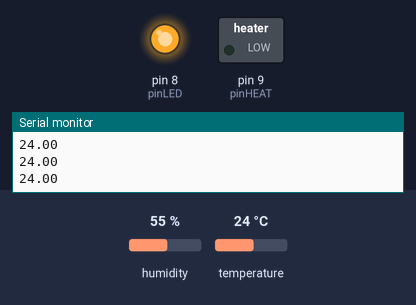
Bench run of a sketch on a simulated Arduino Uno, built with avr-gcc and run on an emulated ATmega328P. On the bench: switched loads named in the sketch (green lamp = pin HIGH), output pins drawn as LEDs (lit = HIGH), the last lines printed to the serial monitor. Inputs (shaded band) come from the test bench; at power-on: temperature 24 °C, humidity 55 %.

Above: at 2.8 s.
2.9 s: temperature set to 21 °C
5.6 s: temperature set to 18 °C
At 7.3 s:
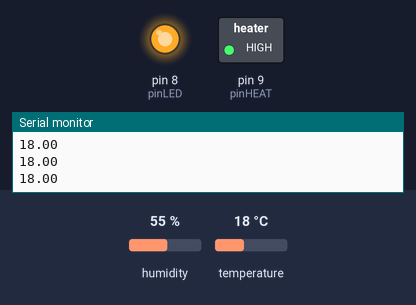
8.3 s: temperature set to 28 °C
At 10.9 s:
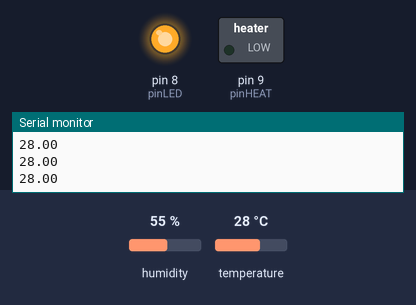
11.6 s: temperature set to 12 °C
At 13.3 s:
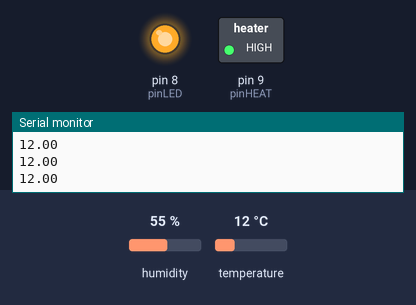
Timing chart, 0 to 14.8 s (numbered marks = the images above; inputs shaded):
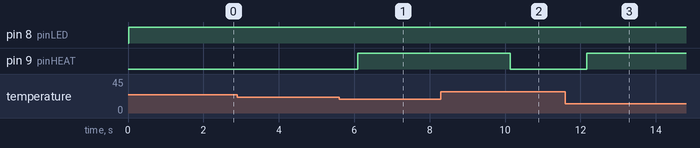

The sketch:

termometro.ino
```cpp
// Example testing sketch for various DHT humidity/temperature sensors
// Written by ladyada, public domain

// REQUIRES the following Arduino libraries:
// - DHT Sensor Library: https://github.com/adafruit/DHT-sensor-library
// - Adafruit Unified Sensor Lib: https://github.com/adafruit/Adafruit_Sensor

#include "DHT.h"

#define DHTPIN 2     // Digital pin connected to the DHT sensor
// Feather HUZZAH ESP8266 note: use pins 3, 4, 5, 12, 13 or 14 --
// Pin 15 can work but DHT must be disconnected during program upload.

// Uncomment whatever type you're using!
#define DHTTYPE DHT11   // DHT 11
//#define DHTTYPE DHT22   // DHT 22  (AM2302), AM2321
//#define DHTTYPE DHT21   // DHT 21 (AM2301)

// Connect pin 1 (on the left) of the sensor to +5V
// NOTE: If using a board with 3.3V logic like an Arduino Due connect pin 1
// to 3.3V instead of 5V!
// Connect pin 2 of the sensor to whatever your DHTPIN is
// Connect pin 4 (on the right) of the sensor to GROUND
// Connect a 10K resistor from pin 2 (data) to pin 1 (power) of the sensor

// Initialize DHT sensor.
// Note that older versions of this library took an optional third parameter to
// tweak the timings for faster processors.  This parameter is no longer needed
// as the current DHT reading algorithm adjusts itself to work on faster procs.
DHT dht(DHTPIN, DHTTYPE);
int pinLED=8;
int pinHEAT=9;
float ist = 1;
float temp =20;
float t =0;
extern volatile unsigned long timer0_millis;
bool giorno =true;
void setup() {

  Serial.begin(9600);
  //Serial.println(F("DHTxx test!"));
 pinMode(pinLED, OUTPUT);
 pinMode(pinHEAT,OUTPUT);
  dht.begin();
  t=dht.readTemperature();
}

void loop() {
  if(millis()>=43200000){
    giorno=!giorno;
    setMillis();
  }

  if(giorno){temp=20;}else{temp=18;}
  if((!millis()%5000)){
    t=dht.readTemperature();
  }
  digitalWrite(pinLED,giorno);
  // Wait a few seconds between measurements.


  // Reading temperature or humidity takes about 250 milliseconds!
  // Sensor readings may also be up to 2 seconds 'old' (its a very slow sensor)
  // float h = dht.readHumidity();
  // Read temperature as Celsius (the default)
  float t = dht.readTemperature();
if(t<=(temp-ist)){
  digitalWrite(pinHEAT, HIGH);
  //Serial.println("acceso");
}
if(t>=(temp+ist)){
  digitalWrite(pinHEAT, LOW);
  //Serial.println("spento");
}
Serial.println(t);
}
void setMillis(){
  uint8_t oldSREG = SREG;
  cli();
   timer0_millis = 0;

  SREG = oldSREG;
}
```

Measured:
- the behaviour switches between 20 and 19 °C on temperature (found by bisection; images 0 and 1)
- after the input at 5.6 s, pin 9 (pinHEAT): LOW → HIGH after 0.49 s
- after the input at 8.3 s, pin 9 (pinHEAT): HIGH → LOW after 1.8 s
- after the input at 11.6 s, pin 9 (pinHEAT): LOW → HIGH after 0.57 s
